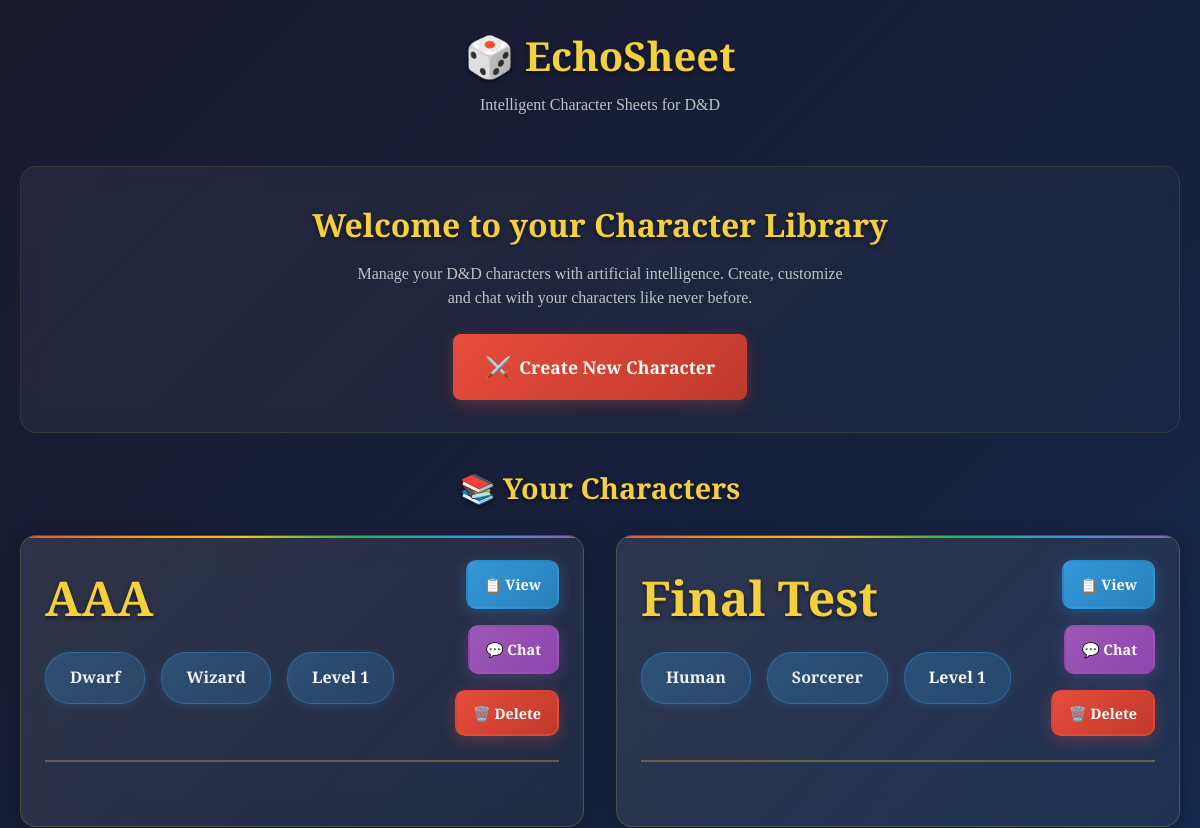
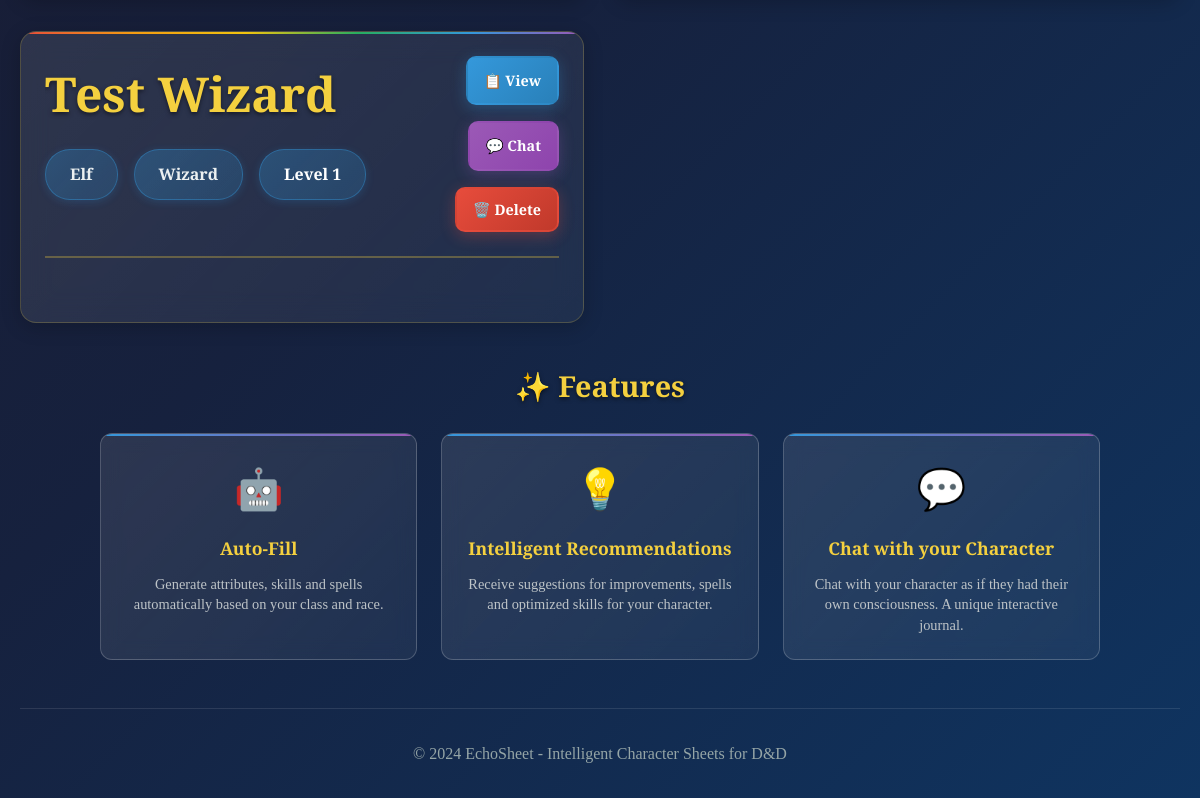
Before: / with the older database file (2 pictures, top to bottom).
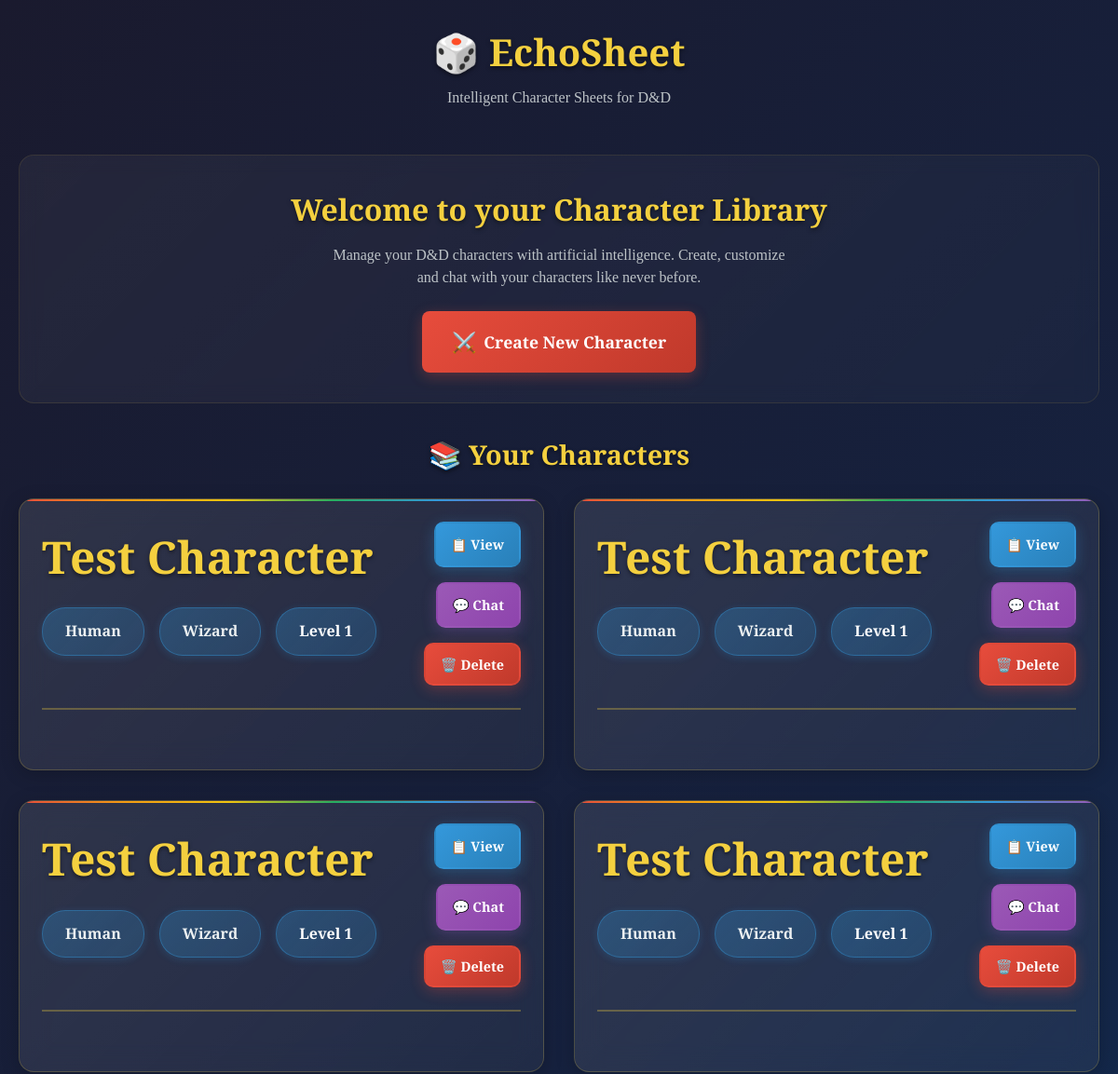
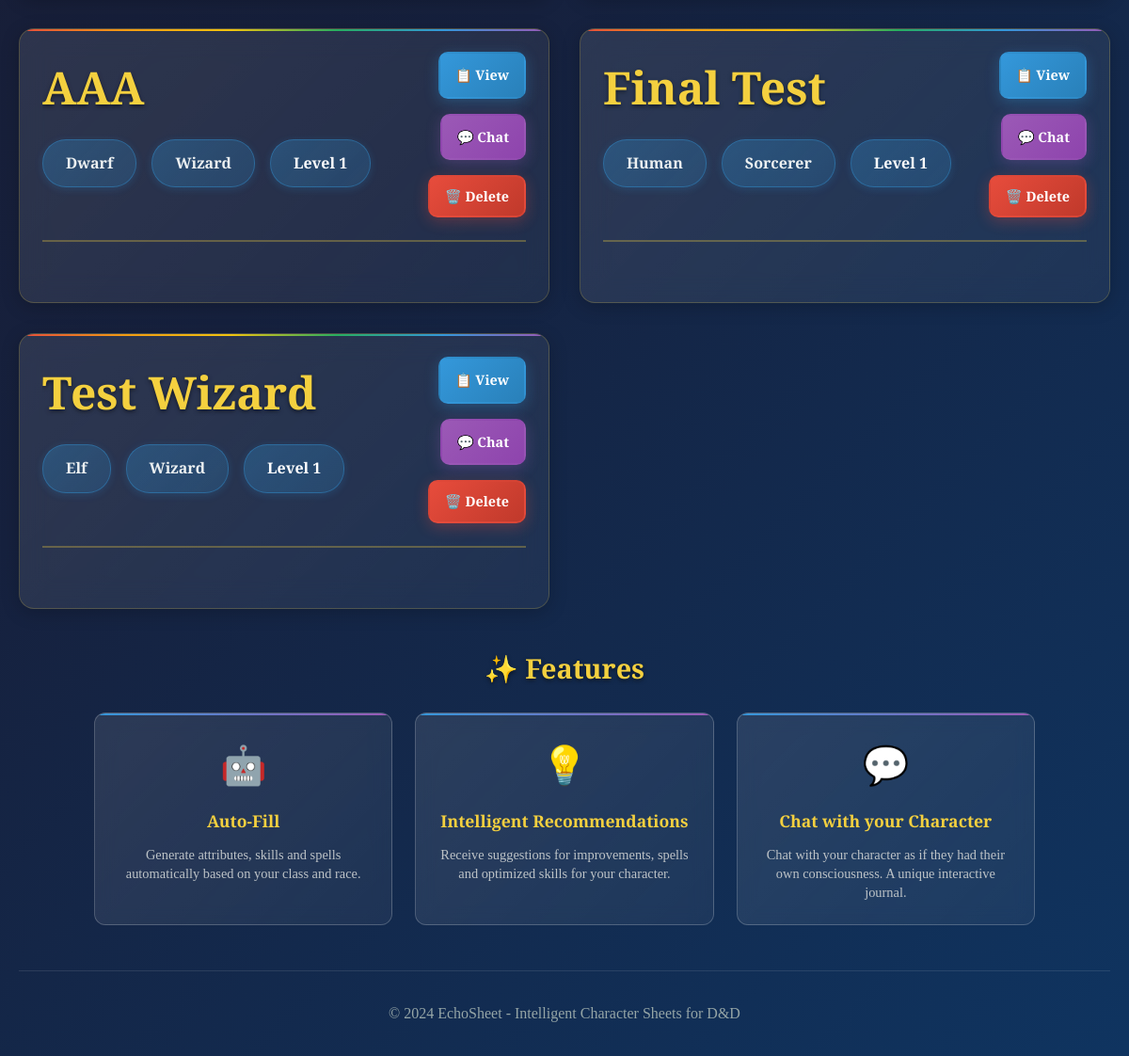
After: the same page with the newer database file (2 pictures, top to bottom).
### tables this page shows
CREATE TABLE characters (
            id INTEGER PRIMARY KEY AUTOINCREMENT,
            name TEXT NOT NULL,
            race TEXT NOT NULL,
            char_class TEXT NOT NULL,
            level INTEGER DEFAULT 1,
            background TEXT,
            attributes TEXT,
            skills TEXT,
            feats TEXT,
            spells TEXT,
            personality_traits TEXT,
            history_log TEXT,
            chat_history TEXT,
            created_at TIMESTAMP DEFAULT CURRENT_TIMESTAMP
        , cantrips TEXT, spells_known TEXT);

### app.py (the view)
@app.route('/')
def index():
    conn = sqlite3.connect('db.sqlite')
    cursor = conn.cursor()
    cursor.execute('SELECT id, name, race, char_class, level FROM characters ORDER BY created_at DESC')
    characters = cursor.fetchall()
    conn.close()
    return render_template('index.html', characters=characters)

### templates/index.html (shortened to what this page needs)
<!DOCTYPE html>
<html lang="es">
<head>
    <link rel="stylesheet" href="{{ url_for('static', filename='styles.css') }}">
</head>
<body>
    <div class="container">
        <header class="main-header">
            <h1 class="title">🎲 EchoSheet</h1>
            <p class="subtitle">Intelligent Character Sheets for D&D</p>
        </header>
        <main class="main-content">
            <div class="hero-section">
                <div class="hero-content">
                    <h2>Welcome to your Character Library</h2>
                    <p>Manage your D&D characters with artificial intelligence. Create, customize and chat with your characters like never before.</p>
                    <a href="{{ url_for('create_character') }}" class="btn btn-primary btn-large">
                        <span class="btn-icon">⚔️</span>
                        Create New Character
                    </a>
                </div>
            </div>
            <section class="characters-section">
                <h3>📚 Your Characters</h3>
                {% if characters %}
                    <div class="characters-grid">
                        {% for char in characters %}
                        <div class="character-card">
                            <div class="character-header">
                                <div class="character-info">
                                    <h4 class="character-name">{{ char[1] }}</h4>
                                    <div class="character-basics">
                                        <span class="character-race">{{ char[2] }}</span>
                                        <span class="character-class">{{ char[3] }}</span>
                                        <span class="character-level">Level {{ char[4] }}</span>
                                    </div>
                                </div>
                                <div class="character-actions">
                                    <a href="{{ url_for('view_character', character_id=char[0]) }}" class="btn btn-secondary">
                                        📋 View
                                    </a>
                                    <a href="{{ url_for('chat_with_character', character_id=char[0]) }}" class="btn btn-accent">
                                        💬 Chat
                                    </a>
                                                                    <button class="btn btn-danger delete-character-btn"
                                        data-character-id="{{ char[0] }}"
                                        data-character-name="{{ char[1] }}">
                                    🗑️ Delete
                                </button>
                                </div>
                            </div>
                        </div>
                        {% endfor %}
                    </div>
                {% endif %}
            </section>
            <section class="features-section">
                <h3>✨ Features</h3>
                <div class="features-grid">
                    <div class="feature-card">
                        <div class="feature-icon">🤖</div>
                        <h4>Auto-Fill</h4>
                        <p>Generate attributes, skills and spells automatically based on your class and race.</p>
                    </div>
                    <div class="feature-card">
                        <div class="feature-icon">💡</div>
                        <h4>Intelligent Recommendations</h4>
                        <p>Receive suggestions for improvements, spells and optimized skills for your character.</p>
                    </div>
                    <div class="feature-card">
                        <div class="feature-icon">💬</div>
                        <h4>Chat with your Character</h4>
                        <p>Chat with your character as if they had their own consciousness. A unique interactive journal.</p>
                    </div>
                </div>
            </section>
        </main>
        <footer class="main-footer">
            <p>&copy; 2024 EchoSheet - Intelligent Character Sheets for D&D</p>
        </footer>
    </div>
</body>
</html>

Changed rows visible on the page:
added characters: name "Test Character", race "Human", char_class "Wizard", level "1"
added characters: name "Test Character", race "Human", char_class "Wizard", level "1"
added characters: name "Test Character", race "Human", char_class "Wizard", level "1"
added characters: name "Test Character", race "Human", char_class "Wizard", level "1"
